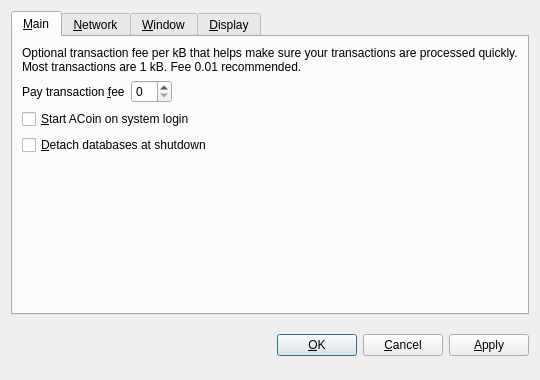
<?xml version="1.0" encoding="UTF-8"?>
<ui version="4.0">
 <class>OptionsDialog</class>
 <widget class="QDialog" name="OptionsDialog">
  <property name="geometry">
   <rect>
    <x>0</x>
    <y>0</y>
    <width>540</width>
    <height>380</height>
   </rect>
  </property>
  <property name="windowTitle">
   <string>Options</string>
  </property>
  <property name="modal">
   <bool>true</bool>
  </property>
  <layout class="QVBoxLayout" name="verticalLayout">
   <item>
    <widget class="QTabWidget" name="tabWidget">
     <property name="tabPosition">
      <enum>QTabWidget::North</enum>
     </property>
     <property name="currentIndex">
      <number>0</number>
     </property>
     <widget class="QWidget" name="tabMain">
      <attribute name="title">
       <string>&amp;Main</string>
      </attribute>
      <layout class="QVBoxLayout" name="verticalLayout_Main">
       <item>
        <widget class="QLabel" name="transactionFeeInfoLabel">
         <property name="text">
          <string>Optional transaction fee per kB that helps make sure your transactions are processed quickly. Most transactions are 1 kB. Fee 0.01 recommended.</string>
         </property>
         <property name="textFormat">
          <enum>Qt::PlainText</enum>
         </property>
         <property name="wordWrap">
          <bool>true</bool>
         </property>
        </widget>
       </item>
       <item>
        <layout class="QHBoxLayout" name="horizontalLayout_Main">
         <item>
          <widget class="QLabel" name="transactionFeeLabel">
           <property name="text">
            <string>Pay transaction &amp;fee</string>
           </property>
           <property name="textFormat">
            <enum>Qt::PlainText</enum>
           </property>
           <property name="buddy">
            <cstring>transactionFee</cstring>
           </property>
          </widget>
         </item>
         <item>
          <widget class="BitcoinAmountField" name="transactionFee"/>
         </item>
         <item>
          <spacer name="horizontalSpacer_Main">
           <property name="orientation">
            <enum>Qt::Horizontal</enum>
           </property>
           <property name="sizeHint" stdset="0">
            <size>
             <width>40</width>
             <height>20</height>
            </size>
           </property>
          </spacer>
         </item>
        </layout>
       </item>
       <item>
        <widget class="QCheckBox" name="bitcoinAtStartup">
         <property name="toolTip">
          <string>Automatically start ACoin after logging in to the system.</string>
         </property>
         <property name="text">
          <string>&amp;Start ACoin on system login</string>
         </property>
        </widget>
       </item>
       <item>
        <widget class="QCheckBox" name="detachDatabases">
         <property name="toolTip">
          <string>Detach block and address databases at shutdown. This means they can be moved to another data directory, but it slows down shutdown. The wallet is always detached.</string>
         </property>
         <property name="text">
          <string>&amp;Detach databases at shutdown</string>
         </property>
        </widget>
       </item>
       <item>
        <spacer name="verticalSpacer_Main">
         <property name="orientation">
          <enum>Qt::Vertical</enum>
         </property>
         <property name="sizeHint" stdset="0">
          <size>
           <width>20</width>
           <height>40</height>
          </size>
         </property>
        </spacer>
       </item>
      </layout>
     </widget>
     <widget class="QWidget" name="tabNetwork">
      <attribute name="title">
       <string>&amp;Network</string>
      </attribute>
      <layout class="QVBoxLayout" name="verticalLayout_Network">
       <item>
        <widget class="QCheckBox" name="mapPortUpnp">
         <property name="toolTip">
          <string>Automatically open the ACoin client port on the router. This only works when your router supports UPnP and it is enabled.</string>
         </property>
         <property name="text">
          <string>Map port using &amp;UPnP</string>
         </property>
        </widget>
       </item>
       <item>
        <widget class="QCheckBox" name="connectSocks">
         <property name="toolTip">
          <string>Connect to the ACoin network through a SOCKS proxy (e.g. when connecting through Tor).</string>
         </property>
         <property name="text">
          <string>&amp;Connect through SOCKS proxy:</string>
         </property>
        </widget>
       </item>
       <item>
        <layout class="QHBoxLayout" name="horizontalLayout_Network">
         <item>
          <widget class="QLabel" name="proxyIpLabel">
           <property name="text">
            <string>Proxy &amp;IP:</string>
           </property>
           <property name="textFormat">
            <enum>Qt::PlainText</enum>
           </property>
           <property name="buddy">
            <cstring>proxyIp</cstring>
           </property>
          </widget>
         </item>
         <item>
          <widget class="QValidatedLineEdit" name="proxyIp">
           <property name="maximumSize">
            <size>
             <width>140</width>
             <height>16777215</height>
            </size>
           </property>
           <property name="toolTip">
            <string>IP address of the proxy (e.g. 127.0.0.1)</string>
           </property>
          </widget>
         </item>
         <item>
          <widget class="QLabel" name="proxyPortLabel">
           <property name="text">
            <string>&amp;Port:</string>
           </property>
           <property name="textFormat">
            <enum>Qt::PlainText</enum>
           </property>
           <property name="buddy">
            <cstring>proxyPort</cstring>
           </property>
          </widget>
         </item>
         <item>
          <widget class="QLineEdit" name="proxyPort">
           <property name="maximumSize">
            <size>
             <width>55</width>
             <height>16777215</height>
            </size>
           </property>
           <property name="toolTip">
            <string>Port of the proxy (e.g. 9050)</string>
           </property>
          </widget>
         </item>
         <item>
          <widget class="QLabel" name="socksVersionLabel">
           <property name="text">
            <string>SOCKS &amp;Version:</string>
           </property>
           <property name="textFormat">
            <enum>Qt::PlainText</enum>
           </property>
           <property name="buddy">
            <cstring>socksVersion</cstring>
           </property>
          </widget>
         </item>
         <item>
          <widget class="QValueComboBox" name="socksVersion">
           <property name="toolTip">
            <string>SOCKS version of the proxy (e.g. 5)</string>
           </property>
          </widget>
         </item>
         <item>
          <spacer name="horizontalSpacer_Network">
           <property name="orientation">
            <enum>Qt::Horizontal</enum>
           </property>
           <property name="sizeHint" stdset="0">
            <size>
             <width>40</width>
             <height>20</height>
            </size>
           </property>
          </spacer>
         </item>
        </layout>
       </item>
       <item>
        <spacer name="verticalSpacer_Network">
         <property name="orientation">
          <enum>Qt::Vertical</enum>
         </property>
         <property name="sizeHint" stdset="0">
          <size>
           <width>20</width>
           <height>40</height>
          </size>
         </property>
        </spacer>
       </item>
      </layout>
     </widget>
     <widget class="QWidget" name="tabWindow">
      <attribute name="title">
       <string>&amp;Window</string>
      </attribute>
      <layout class="QVBoxLayout" name="verticalLayout_Window">
       <item>
        <widget class="QCheckBox" name="minimizeToTray">
         <property name="toolTip">
          <string>Show only a tray icon after minimizing the window.</string>
         </property>
         <property name="text">
          <string>&amp;Minimize to the tray instead of the taskbar</string>
         </property>
        </widget>
       </item>
       <item>
        <widget class="QCheckBox" name="minimizeOnClose">
         <property name="toolTip">
          <string>Minimize instead of exit the application when the window is closed. When this option is enabled, the application will be closed only after selecting Quit in the menu.</string>
         </property>
         <property name="text">
          <string>M&amp;inimize on close</string>
         </property>
        </widget>
       </item>
       <item>
        <spacer name="verticalSpacer_Window">
         <property name="orientation">
          <enum>Qt::Vertical</enum>
         </property>
         <property name="sizeHint" stdset="0">
          <size>
           <width>20</width>
           <height>40</height>
          </size>
         </property>
        </spacer>
       </item>
      </layout>
     </widget>
     <widget class="QWidget" name="tabDisplay">
      <attribute name="title">
       <string>&amp;Display</string>
      </attribute>
      <layout class="QVBoxLayout" name="verticalLayout_Display">
       <item>
        <layout class="QHBoxLayout" name="horizontalLayout_1_Display">
         <item>
          <widget class="QLabel" name="langLabel">
           <property name="text">
            <string>User Interface &amp;language:</string>
           </property>
           <property name="textFormat">
            <enum>Qt::PlainText</enum>
           </property>
           <property name="buddy">
            <cstring>lang</cstring>
           </property>
          </widget>
         </item>
         <item>
          <widget class="QValueComboBox" name="lang">
           <property name="toolTip">
            <string>The user interface language can be set here. This setting will take effect after restarting ACoin.</string>
           </property>
          </widget>
         </item>
        </layout>
       </item>
       <item>
        <layout class="QHBoxLayout" name="horizontalLayout_2_Display">
         <item>
          <widget class="QLabel" name="unitLabel">
           <property name="text">
            <string>&amp;Unit to show amounts in:</string>
           </property>
           <property name="textFormat">
            <enum>Qt::PlainText</enum>
           </property>
           <property name="buddy">
            <cstring>unit</cstring>
           </property>
          </widget>
         </item>
         <item>
          <widget class="QValueComboBox" name="unit">
           <property name="toolTip">
            <string>Choose the default subdivision unit to show in the interface and when sending coins.</string>
           </property>
          </widget>
         </item>
        </layout>
       </item>
       <item>
        <widget class="QCheckBox" name="displayAddresses">
         <property name="toolTip">
          <string>Whether to show ACoin addresses in the transaction list or not.</string>
         </property>
         <property name="text">
          <string>&amp;Display addresses in transaction list</string>
         </property>
        </widget>
       </item>
       <item>
        <spacer name="verticalSpacer_Display">
         <property name="orientation">
          <enum>Qt::Vertical</enum>
         </property>
         <property name="sizeHint" stdset="0">
          <size>
           <width>20</width>
           <height>40</height>
          </size>
         </property>
        </spacer>
       </item>
      </layout>
     </widget>
    </widget>
   </item>
   <item>
    <layout class="QHBoxLayout" name="horizontalLayout_Buttons">
     <item>
      <spacer name="horizontalSpacer_1">
       <property name="orientation">
        <enum>Qt::Horizontal</enum>
       </property>
       <property name="sizeHint" stdset="0">
        <size>
         <width>40</width>
         <height>48</height>
        </size>
       </property>
      </spacer>
     </item>
     <item>
      <widget class="QLabel" name="statusLabel">
       <property name="font">
        <font>
         <weight>75</weight>
         <bold>true</bold>
        </font>
       </property>
       <property name="text">
        <string/>
       </property>
       <property name="textFormat">
        <enum>Qt::PlainText</enum>
       </property>
       <property name="wordWrap">
        <bool>true</bool>
       </property>
      </widget>
     </item>
     <item>
      <spacer name="horizontalSpacer_2">
       <property name="orientation">
        <enum>Qt::Horizontal</enum>
       </property>
       <property name="sizeHint" stdset="0">
        <size>
         <width>40</width>
         <height>48</height>
        </size>
       </property>
      </spacer>
     </item>
     <item>
      <widget class="QPushButton" name="okButton">
       <property name="text">
        <string>&amp;OK</string>
       </property>
      </widget>
     </item>
     <item>
      <widget class="QPushButton" name="cancelButton">
       <property name="text">
        <string>&amp;Cancel</string>
       </property>
       <property name="autoDefault">
        <bool>false</bool>
       </property>
      </widget>
     </item>
     <item>
      <widget class="QPushButton" name="applyButton">
       <property name="text">
        <string>&amp;Apply</string>
       </property>
       <property name="autoDefault">
        <bool>false</bool>
       </property>
      </widget>
     </item>
    </layout>
   </item>
  </layout>
 </widget>
 <customwidgets>
  <customwidget>
   <class>BitcoinAmountField</class>
   <extends>QSpinBox</extends>
   <header>bitcoinamountfield.h</header>
  </customwidget>
  <customwidget>
   <class>QValueComboBox</class>
   <extends>QComboBox</extends>
   <header>qvaluecombobox.h</header>
  </customwidget>
  <customwidget>
   <class>QValidatedLineEdit</class>
   <extends>QLineEdit</extends>
   <header>qvalidatedlineedit.h</header>
  </customwidget>
 </customwidgets>
 <resources/>
 <connections/>
</ui>
